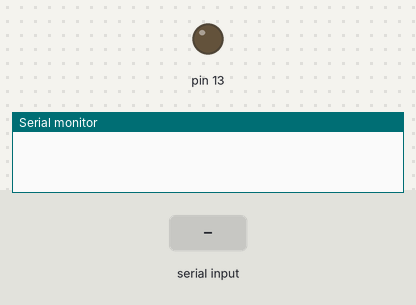
Simulated run of this sketch. Board: Arduino Uno, built with avr-gcc and run on an emulated ATmega328P. On the bench: output pins drawn as LEDs (lit = HIGH), the last lines printed to the serial monitor. The test bench sets the inputs (shaded band).

Above: at 1.2 s.
1.3 s: "1\n" received over Serial
At 2.5 s:
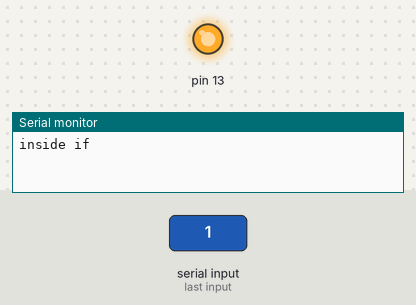
2.9 s: "0\n" received over Serial
At 3.7 s:
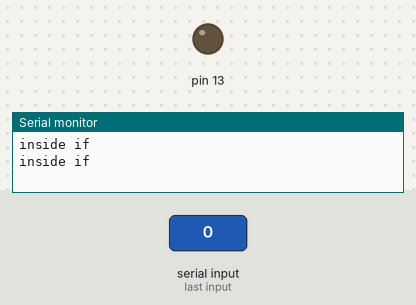
Timing chart, 0 to 5.9 s (numbered marks = the images above; inputs shaded):
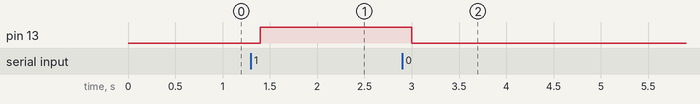

Measured:
- after the input at 1.3 s, pin 13: LOW → HIGH after 0.10 s
- after the input at 2.9 s, pin 13: HIGH → LOW after 0.10 s

The sketch:

serialmonitor.ino
```cpp
int ledState = 0;

void setup() {
  pinMode(13, OUTPUT);
  Serial.begin(9600);
}

void loop() {
  if (Serial.available() > 0) {
    String input = Serial.readStringUntil('\n');

    input.trim();
    Serial.println("inside if");

    if (input == "1") {
      digitalWrite(13, HIGH);
    } else if (input == "0") {
      digitalWrite(13, LOW);
    } else {
      Serial.println("Invalid input. Enter 1 to turn ON or 0 to turn OFF the LED.");
    }
  }
  delay(100);
}
```
